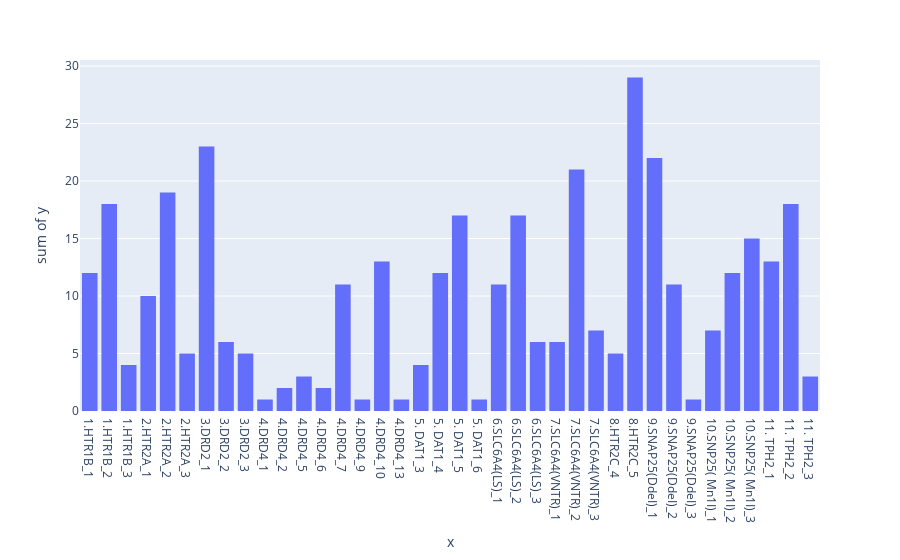

Source (notebook cell):
### Code cell
data_per_snp = pd.DataFrame(df_males_transformed.iloc[:,3:].sum())
data_per_snp.reset_index(inplace=True)
data_per_snp.columns=["SNP","Count"]
fig = px.histogram(x=data_per_snp["SNP"], y=data_per_snp["Count"])
fig.show()

### Figure 1 — Plotly figure (JSON) as saved in the notebook; plotly's stock layout.template omitted (floating-point values rounded to 4 significant figures)
{"data": [{"alignmentgroup": "True", "bingroup": "x", "histfunc": "sum", "hovertemplate": "x=%{x}<br>sum of y=%{y}<extra></extra>", "legendgroup": "", "marker": {"color": "#636efa", "pattern": {"shape": ""}}, "name": "", "offsetgroup": "", "orientation": "v", "showlegend": false, "type": "histogram", "x": ["1.HTR1B_1", "1.HTR1B_2", "1.HTR1B_3", "2.HTR2A_1", "2.HTR2A_2", "2.HTR2A_3", "3.DRD2_1", "3.DRD2_2", "3.DRD2_3", "4.DRD4_1", "4.DRD4_2", "4.DRD4_5", "4.DRD4_6", "4.DRD4_7", "4.DRD4_9", "4.DRD4_10", "4.DRD4_13", "5. DAT1_3", "5. DAT1_4", "5. DAT1_5", "5. DAT1_6", "6.SLC6A4(LS)_1", "6.SLC6A4(LS)_2", "6.SLC6A4(LS)_3", "7.SLC6A4(VNTR)_1", "7.SLC6A4(VNTR)_2", "7.SLC6A4(VNTR)_3", "8.HTR2C_4", "8.HTR2C_5", "9.SNAP25(DdeI)_1", "9.SNAP25(DdeI)_2", "9.SNAP25(DdeI)_3", "10.SNP25( Mn1I)_1", "10.SNP25( Mn1I)_2", "10.SNP25( Mn1I)_3", "11. TPH2_1", "11. TPH2_2", "11. TPH2_3"], "xaxis": "x", "y": [12, 18, 4, 10, 19, 5, 23, 6, 5, 1, 2, 3, 2, 11, 1, 13, 1, 4, 12, 17, 1, 11, 17, 6, 6, 21, 7, 5, 29, 22, 11, 1, 7, 12, 15, 13, 18, 3], "yaxis": "y"}], "layout": {"barmode": "relative", "legend": {"tracegroupgap": 0}, "margin": {"t": 60}, "xaxis": {"anchor": "y", "domain": [0, 1], "title": {"text": "x"}}, "yaxis": {"anchor": "x", "domain": [0, 1], "title": {"text": "sum of y"}}}}
